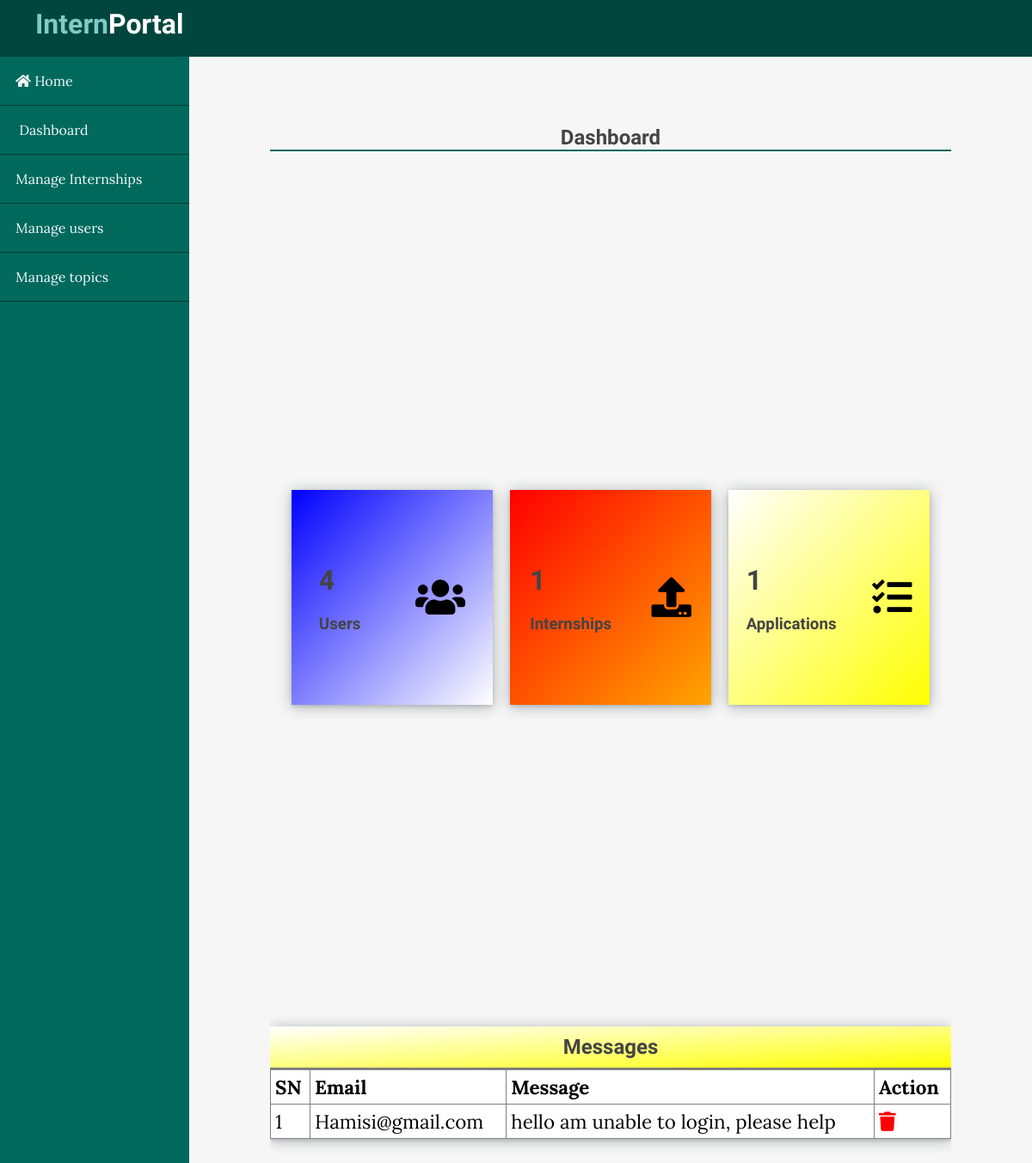
Screenshot of /admin/dashboard.php with the database file from the repository.
### tables this page shows
CREATE TABLE `contact` (
  `id` int(11) NOT NULL,
  `name` varchar(100) NOT NULL,
  `email` varchar(100) NOT NULL,
  `subject` varchar(250) NOT NULL
);

### app/controllers/contact.php (called while the page is built, shortened)
<?php
include(ROOT_PATH . "/app/database/db.php");
$table = 'contact';
$contacts = selectAll($table);

### app/database/db.php (called while the page is built, shortened)
<?php
require('connect.php');
function selectAll($table, $conditions = []){
    global $conn;
    $sql = "select * from $table";
    if(empty($conditions)){
        $stmt = $conn->prepare($sql);
        $stmt ->execute();
        $records = $stmt->get_result()->fetch_all(MYSQLI_ASSOC);
        return $records;
    }
}

### admin/dashboard.php (the view, shortened to what this page needs)
<?php  include(ROOT_PATH . "/app/controllers/contact.php"); ?>
<!DOCTYPE html>
<html lang="en">
<head>
    <link rel="stylesheet" href="https://pro.fontawesome.com/releases/v5.10.0/css/all.css"/>
    <link rel="stylesheet" href="../assets/css/style.css">
    <link rel="stylesheet" href="../assets/css/admin.css">
</head>
<body>
      <?php include(ROOT_PATH . "/app/includes/adminHeader.php"); ?>
    <div class="admin-wrapper">
         <?php include(ROOT_PATH . "/app/includes/adminSideBar.php"); ?>
          <div class="admin-content">
           <div class="content block flex">
                 <h2 class="add-intern">Dashboard</h2>
            <div class="content-2">
                <div class="cards">
                  <div class="card blue">
                    <div class="box">
                        <?php
                          $dash_users_query = "select * from users";
                          $dash_users_query_run = mysqli_query($conn,  $dash_users_query);
                          if($users_total = mysqli_num_rows( $dash_users_query_run)){
                              echo '<h1>'.$users_total.'</h1>';
                          }else{
                            echo '<h3>No data</h3>';
                          }
                        ?>
                          <h3>Users</h3>
                    </div>
                      <div class="icon-case">
                           <i class="fa fa-users large" aria-hidden="true"></i>
                      </div>
                  </div>
                  <div class="card orange">
                    <div class="box">
                    <?php
                          $dash_posts_query = "select * from posts";
                          $dash_posts_query_run = mysqli_query($conn,  $dash_posts_query);
                          if($posts_total = mysqli_num_rows( $dash_posts_query_run)){
                              echo '<h1>'.$posts_total.'</h1>';
                          }else{
                            echo '<h3>No data</h3>';
                          }
                        ?>
                      <h3>Internships</h3>
                    </div>
                    <div class="icon-case">
                     <i class="fa fa-upload large" aria-hidden="true"></i>
                    </div>
                  </div>
                  <div class="card yellow">
                    <div class="box">
                      <?php
                          $dash_applications_query = "select * from student_applications";
                          $dash_applications_query_run = mysqli_query($conn,  $dash_applications_query);
                          if($applications_total = mysqli_num_rows( $dash_applications_query_run)){
                              echo '<h1>'.$applications_total.'</h1>';
                          }else{
                            echo '<h3>No data</h3>';
                          }
                      ?>
                      <h3>Applications</h3>
                    </div>
                    <div class="icon-case">
                     <i class="fa fa-tasks large" aria-hidden="true"></i>
                    </div>
                  </div>
                </div>
                <div class="message">
                  <div class="contact-info">
                    <div class="title">
                      <h2>Messages</h2>
                    </div>
                    <table class="t-topic">
                    <thead>
                        <th>SN</th>
                        <th>Email</th>
                        <th>Message</th>
                        <th>Action</th>
                    </thead>
                    <tbody>
                         <?php foreach($contacts as $key => $contact){ ?>
                           <tr>
                                <td><?php echo $key + 1; ?></td>
                                <td><?php echo $contact['email']; ?></td>
                                <td><?php echo $contact['subject']; ?></td>
                                <td><a href="dashboard.php?id=<?php echo $contact['id']; ?>"><i class="fa fa-trash red" aria-hidden="true"></i></a></td>
                            </tr>
                         <?php } ?>
                    </tbody>
                </table>
                  </div>
                </div>
              </div>
            </div>
          </div>
    </div>
</body>
</html>

### assets/css/style.css (style rules this page uses)
* { box-sizing: border-box; }
html,body { height: 100%; padding: 0; margin: 0; background: #f6f6f6; font-family: 'lora' , serif; }
h1, h2, h3, h4, h5, h6 { font-family: 'candal' ,serif; color: #444; }
a { text-decoration: none; color: inherit; }
.content { width: 90%; margin: 30px auto 30px; }

### assets/css/admin.css (style rules this page uses)
.admin-wrapper { height: calc(100% - 66px); display: flex; }
.admin-wrapper .admin-content { flex: 8; height: 100%; padding: 30px 50px 50px; }
.content { height: 100%; display: flex; border-top-left-radius: 5px; border-top-right-radius: 5px; background: white; overflow-y: scroll; }
table { width: 100%; border-collapse: collapse; font-size: 1rem; }
th,td { padding: 5px; text-align: left; border-bottom: 1px solid #636363; }
.red { color: red; }
.content.block { display: block; background: none; overflow-y:auto; }
.add-intern { text-align: center; border-bottom: 2px solid #00695C; }
.t-topic { font-size: 1.4rem; padding: 10px; }
.content .content-2 { position: relative; margin-top: 20px; min-height: 60vh; }
.content .content-2 .cards { padding: 20px 15px; display: flex; height: 60vh; align-items: center; justify-content: space-around; flex-wrap: wrap; }
.content .content-2 .cards .card { width: 400px; flex: 4; display: flex; height: 250px; background: white; margin: 10px; align-items: center; justify-content: space-around; box-shadow: rgba(14, 30, 37, 0.12) 0px 2px 4px 0px, rgba(14, 30, 37, 0.32) 0px 2px 16px 0px; }
.content .content-2 .cards .card.orange { background: linear-gradient(to bottom right, red, orange); }
.content .content-2 .cards .card.blue { background: linear-gradient(to bottom right,blue, white); }
.content .content-2 .cards .card.yellow { background: linear-gradient(to bottom right,white, yellow); }
.large { font-size: 2.9em; }
.content .content-2 .message { min-height: 40vh; display: block; }
.content .content-2 .message .contact-info { height: fit-content; width: 100%; background: white; border-top-left-radius: 5px; border-top-right-radius: 5px; box-shadow: rgba(14, 30, 37, 0.12) 0px 2px 4px 0px, rgba(14, 30, 37, 0.32) 0px 2px 16px 0px; }
.title { display: flex; height: 50px; align-items: center; background: linear-gradient(to bottom right,white, yellow);; justify-content: space-around; border-bottom: 2px solid grey; }
th, td { border: 1px solid grey; }

### rows the page displays
contact: email "Hamisi@gmail.com", subject "hello am unable to login, please help"

### other values shown
$users_total "4"
$posts_total "1"
$applications_total "1"
